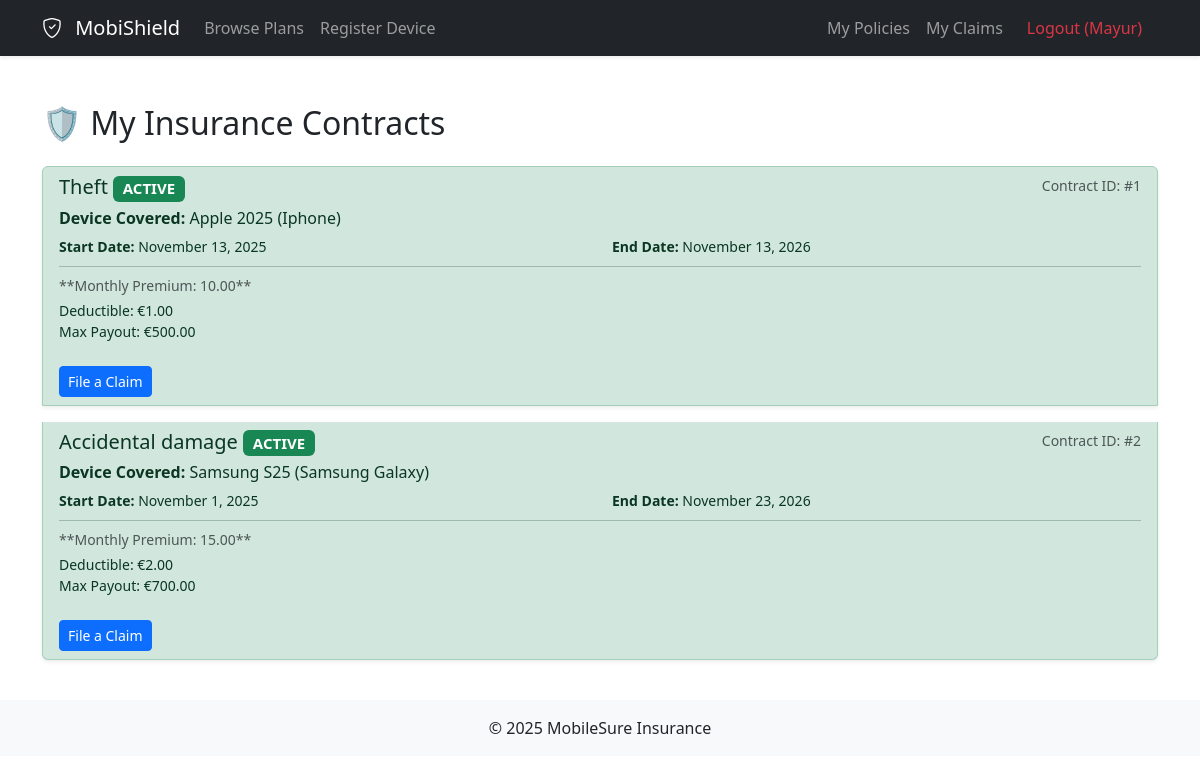
The page /insurance/my/policies/ (signed in) on the database as committed earlier.
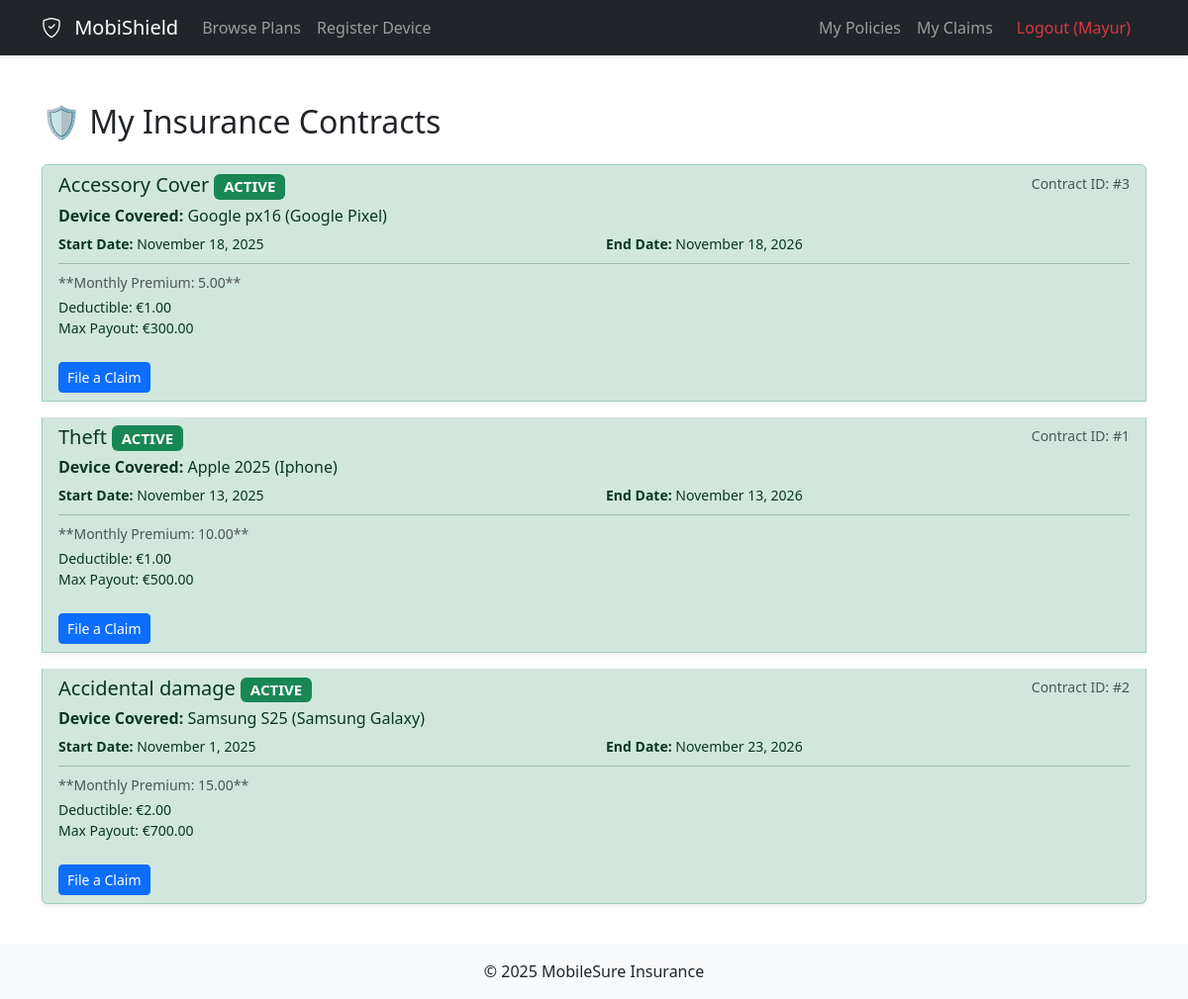
The same page on the database as committed later.
### insurance_app/models.py (models this page shows, shortened)
class Customer_Policy(models.Model):
    STATUS = [('ACTIVE','ACTIVE'),('EXPIRE','EXPIRED'),('CANCELLED','CANCELLED')]
    user = models.ForeignKey(settings.AUTH_USER_MODEL, on_delete=models.CASCADE,related_name='customer_policies',help_text='customer belongs to this policy')
    policy = models.ForeignKey(Policy,on_delete=models.PROTECT,help_text="policy belongs to this customer",related_name="purchased_policies")
    device = models.ForeignKey(Device,on_delete=models.PROTECT, related_name = 'coverage_contracts', help_text="specific mobile device cover")
    start_date = models.DateField()
    end_date = models.DateField()
    status =  models.CharField(max_length=10,choices=STATUS,help_text='Contract status')

class Policy(models.Model):
  name = models.CharField(max_length=100,unique=True)
  description = models.TextField(max_length=500,help_text="details about policy")
  monthly_premium = models.DecimalField(max_digits=10,decimal_places=2,help_text="premium pay per month")
  is_active = models.BooleanField(default=True)
  deductible = models.DecimalField(max_digits=10,decimal_places=2,help_text="amount user have to pay")
  max_coverage_limit = models.DecimalField(max_digits=10,decimal_places=2,help_text="maximum amout company will pay")

class Device(models.Model):
   DEVICE_BRAND = [('Apple','Apple'),('Google','Google'),('Samsung','Samsung'),('OnePlus','OnePlus')]
   user = models.ForeignKey(settings.AUTH_USER_MODEL, on_delete=models.CASCADE,related_name='devices',help_text="the owner details")
   name = models.CharField(max_length=100, help_text="your device name")
   brand = models.CharField(choices=DEVICE_BRAND,max_length=50,default='Apple',help_text='device brand name')
   model = models.CharField( max_length=50,help_text="your device model like iphone 15 pro ")
   purchase_date = models.DateField()
   imei_number = models.CharField(max_length=50,help_text="enter your mobile IMEI number", unique=True)

### insurance_app/views.py (the view)
# urls.py: path('my/policies/',views.MyPoliciesView.as_view(),name= 'my_policies'),
class MyPoliciesView(LoginRequiredMixin,ListView):
  model = Customer_Policy
  template_name = 'insurance_app/my_policies.html'
  context_object_name = 'customer_policies'
  def get_queryset(self):
    return Customer_Policy.objects.filter(user=self.request.user).order_by('-start_date')

### templates/insurance_app/my_policies.html (shortened to what this page needs)
{% extends "./basic.html" %}  {% block content %}
<div class="container mt-4">
  <h2 class="mb-4">🛡️ My Insurance Contracts</h2>
  {% if customer_policies %}
  <div class="list-group">
    {% for contract in customer_policies %}
    <div
      class="list-group-item list-group-item-action mb-3 shadow-sm {% if contract.status == 'ACTIVE' %}list-group-item-success{% else %}list-group-item-secondary{% endif %}"
    >
      <div class="d-flex w-100 justify-content-between">
        <h5 class="mb-1">
          {{ contract.policy.name }}
          <span
            class="badge {% if contract.status == 'ACTIVE' %}bg-success{% elif contract.status == 'EXPIRED' %}bg-danger{% else %}bg-warning{% endif %}"
          >
            {{ contract.status }}
          </span>
        </h5>
        <small class="text-muted">Contract ID: #{{ contract.id }}</small>
      </div>
      <p class="mb-1">
        <strong>Device Covered:</strong>
        {{ contract.device.brand }} {{ contract.device.model }}
         ({{contract.device.name }})
      </p>
      <div class="row">
        <div class="col-md-6">
          <small>
            <strong>Start Date:</strong> {{ contract.start_date|date:"F j, Y" }}
          </small>
        </div>
        <div class="col-md-6">
          <small>
            <strong>End Date:</strong> {{ contract.end_date|date:"F j, Y" }}
          </small>
        </div>
      </div>
      <hr class="my-2" />
      <p class="small text-muted mb-1">
        **Monthly Premium: {{contract.policy.monthly_premium}}**
      </p>
      <ul class="list-unstyled small">
        <li>Deductible: €{{ contract.policy.deductible }}</li>
        <li>Max Payout: €{{ contract.policy.max_coverage_limit }}</li>
      </ul>
      {% if contract.status == 'ACTIVE' %}
      <a href="{% url 'claim_submit' %}" class="btn btn-sm btn-primary mt-2">
        File a Claim
      </a>
      {% endif %}
    </div>
    {% endfor %}
  </div>
  {% endif %}
</div>
{% endblock content %}

### templates/insurance_app/basic.html (shortened to what this page needs)
{% load static %}
<!DOCTYPE html>
<html lang="en">
  <head>
    <link
      href="https://cdn.jsdelivr.net/npm/bootstrap@5.3.3/dist/css/bootstrap.min.css"
      rel="stylesheet"
    />
    <link
      href="https://cdn.jsdelivr.net/npm/bootstrap-icons@1.11.3/font/bootstrap-icons.css"
      rel="stylesheet"
    />
  </head>
  <body>
    <nav class="navbar navbar-expand-lg navbar-dark bg-dark shadow-sm">
      <div class="container">
        <a class="navbar-brand" href="{% url 'policy_list' %}">
          <i class="bi bi-shield-check me-2"></i> MobiShield
        </a>
        <div class="collapse navbar-collapse" id="navbarNav">
          <ul class="navbar-nav me-auto">
            <li class="nav-item">
              <a class="nav-link" href="{% url 'policy_list' %}"
                >Browse Plans</a
              >
            </li>
            <li class="nav-item">
              <a class="nav-link" href="{% url 'device_register' %}"
                >Register Device</a
              >
            </li>
          </ul>
          <ul class="navbar-nav">
            {% if user.is_authenticated %}
            <li class="nav-item">
              <a class="nav-link" href="{% url 'my_policies' %}">My Policies</a>
            </li>
            <li class="nav-item">
              <a class="nav-link" href="{% url 'my_claims' %}">My Claims</a>
            </li>
            <li class="nav-item">
              <form method="post" action="{% url 'logout' %}" class="d-inline">
                <button
                  type="submit"
                  class="nav-link text-danger"
                  style="background: none; border: none; padding: 0.5rem 1rem"
                >
                  Logout ({{ user.username }})
                </button>
              </form>
            </li>
            {% endif %}
          </ul>
        </div>
      </div>
    </nav>
    <main class="py-4">
      {% block content %}{% endblock content %}
    </main>
    <footer class="bg-light text-center text-lg-start mt-auto">
      <div class="text-center p-3">&copy; 2025 MobileSure Insurance</div>
    </footer>
  </body>
</html>

Rows that differ between the two databases and show on the page:
added Customer_Policy: policy.name "Accessory Cover", status "ACTIVE", id "3", device.brand "Google", device.model "px16", device.name "Google Pixel", start_date "November 18, 2025", end_date "November 18, 2026", policy.monthly_premium "5.00", policy.deductible "1.00", policy.max_coverage_limit "300.00", shows "File a Claim"
